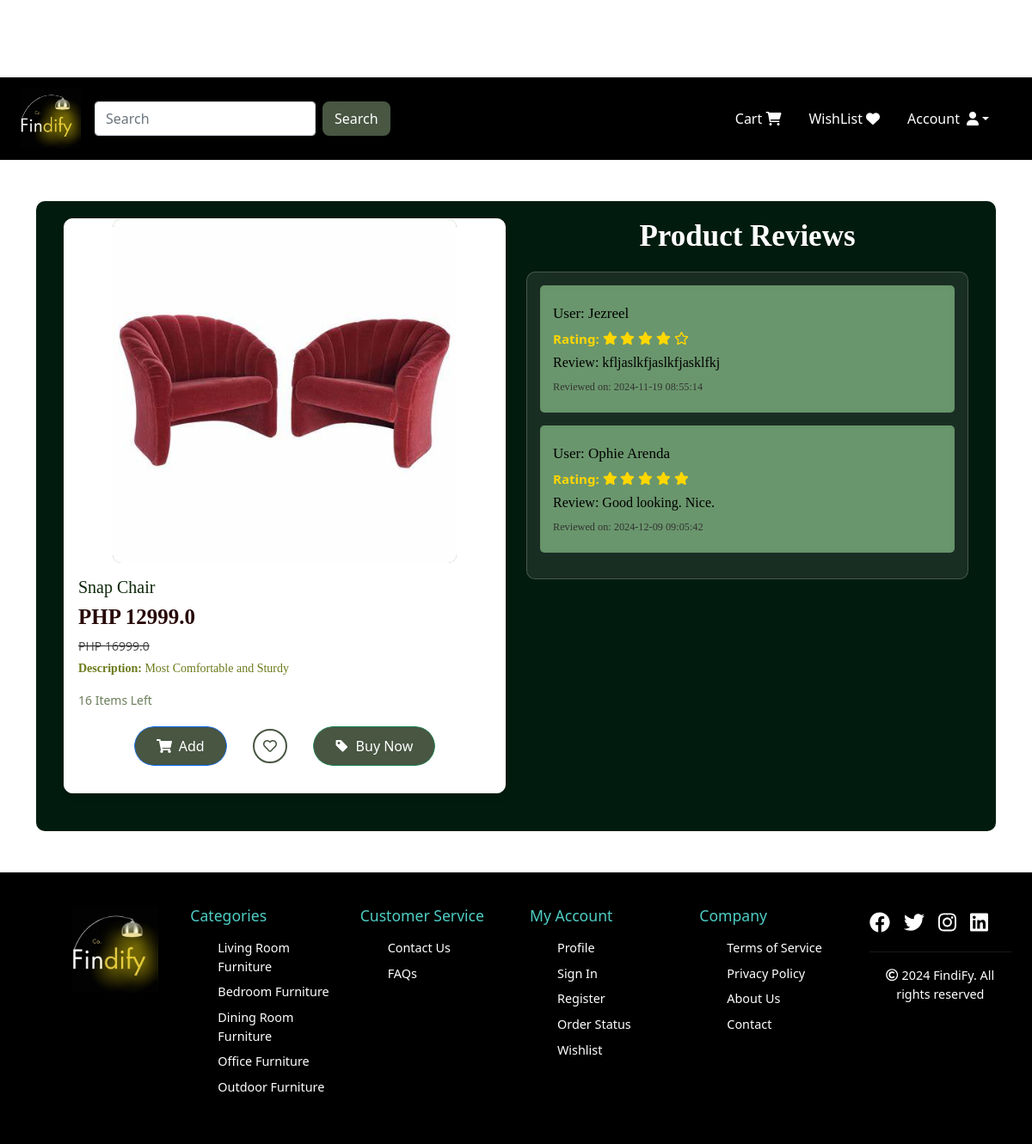
Screenshot of /view?product_id=4 with the database file from the repository.
### website/models.py (models this page shows, shortened)
class Product(db.Model):
    customer_id = db.Column(db.Integer, db.ForeignKey('customer.id'), nullable=False)
    seller_id = db.Column(db.Integer, db.ForeignKey('customer.id'), nullable=True)
    id = db.Column(db.Integer, primary_key=True)
    product_name = db.Column(db.String(100), nullable=False)
    current_price = db.Column(db.Float, nullable=False)
    previous_price = db.Column(db.Float, nullable=False)
    in_stock = db.Column(db.Integer, nullable=False)
    description = db.Column(db.String(200))
    product_picture = db.Column(db.String(1000), nullable=False)
    flash_sale = db.Column(db.Boolean, default=False)
    date_added = db.Column(db.DateTime, default=datetime.utcnow)
    category = db.Column(db.String)
    archived = db.Column(db.Integer, default=0)
    carts = db.relationship('Cart', backref=db.backref('product', lazy=True))
    orders = db.relationship('Order', backref=db.backref('product', lazy=True))

class Review(db.Model):
    __tablename__ = 'reviews'
    id = db.Column(db.Integer, primary_key=True)
    customer_id = db.Column(db.Integer, db.ForeignKey('customer.id'), nullable=False)  # Changed to customer_id
    product_id = db.Column(db.Integer, db.ForeignKey('product.id'), nullable=False)    # Changed to product_id
    review_text = db.Column(db.Text, nullable=False)
    rating = db.Column(db.Integer, nullable=False)
    review_date = db.Column(db.DateTime, default=datetime.utcnow, nullable=False)
    product = db.relationship('Product', backref='product_reviews', foreign_keys=[product_id])
    customer = db.relationship('Customer', backref='customer_reviews', foreign_keys=[customer_id])

class Customer(db.Model, UserMixin):
    id = db.Column(db.Integer, primary_key=True)
    email = db.Column(db.String(100), unique=True)
    username = db.Column(db.String(100))
    password_hash = db.Column(db.String(150))
    is_verified = db.Column(db.Integer, default = 0)
    date_joined = db.Column(db.DateTime(), default=datetime.utcnow)
    seller_id = db.Column(db.Integer, db.ForeignKey('customer.id'), nullable=True)
    address = db.Column(db.String(200))
    bir_number = db.Column(db.Integer)
    valid_id = db.Column(db.String)
    google_id = db.Column(db.String(150))
    profile_picture = db.Column(db.String(120))
    phone_number = db.Column(db.Integer)
    reset_token = db.Column(db.String(100), nullable=True)
    reset_token_expiration = db.Column(db.DateTime, nullable=True)
    cart_items = db.relationship('Cart', backref=db.backref('customer', lazy=True))
    orders = db.relationship('Order', backref=db.backref('customer', lazy=True))
    @property
    def password(self):
        raise AttributeError('Password is not a readable Attribute')

### website/views.py (the view)
@views.route('/view', methods=['GET'])
def view():
    product_id = request.args.get('product_id')
    if product_id:
        item = Product.query.get(product_id)
        if item:
            reviews = Review.query.filter_by(product_id=product_id).all()
            item_data = {
                'id': item.id,
                'product_name': item.product_name,
                'product_picture': item.product_picture,
                'current_price': item.current_price,
                'previous_price': item.previous_price,
                'description': item.description,
                'in_stock': item.in_stock
            }
            return render_template(
                'view.html',
                items=[item_data],  # Wrap in list to match existing template
                reviews=reviews,
                cart=Cart.query.filter_by(customer_link=current_user.id).all() if current_user.is_authenticated else []
            )
    flash('No product selected', 'error')
    return redirect(url_for('views.index'))

### website/templates/view.html (shortened to what this page needs)
{% extends 'base.html' %}
{% block body %}
<link rel="stylesheet" href="https://cdnjs.cloudflare.com/ajax/libs/font-awesome/6.0.0-beta3/css/all.min.css">
<div class="container my-5 fade-in">
    {% if items | length < 1 %}
        <h3 class="text-center" style="color: white;">No Details found</h3>
    {% else %}
        {% for item in items %}
        <div class="row product-details-container">
            <div class="col-lg-6 col-md-12 mb-4">
                <div class="product-card h-100">
                    <a href="{{ url_for('views.view', product_id=item.id) }}">
                        <div class="product-img-container">
                            <img src="{{ item.product_picture }}" alt="{{ item.product_name }}" class="product-img" id="product-img-{{ item.id }}" />
                        </div>
                    </a>
                    <div class="p-3">
                        <h5 class="product-title" style="font-family: 'Poppins'; color: #0d270a">{{ item.product_name }}</h5>
                        <h5 style="font-family: 'Poppins'; font-size: 25px; color:#270707; font-weight: bold;">PHP {{ item.current_price }}</h5>
                        <strike><p style="color: rgb(80, 79, 79);">PHP {{ item.previous_price }}</p></strike>
                        <p class="font-weight-bold" style="font-family: 'Poppins'; color: #6c7a1c"><strong>Description: </strong> {{ item.description }}</p>
                        <div class="my-3">
                            <p>{{ item.in_stock }} Items Left</p>
                        </div>
                        <div class="row justify-content-center g-1" style="margin: 0; display: flex; align-items: center;">
                            <div class="col-auto add-cart-btn" style="padding: 0;">
                                <a href="/add-to-cart/{{ item.id }}" class="btn btn-primary add-to-cart-btn" style="margin: 0;">
                                    <i class="fas fa-shopping-cart"></i> Add
                                </a>
                            </div>
                            <div class="col-auto add-cart-btn" style="padding: 0;">
                                <a href="/add-to-wishlist/{{ item.id }}" class="btn btn-secondary add-to-wishlist-btn" style="margin: 0;">
                                    <i class="far fa-heart"></i>
                                </a>
                            </div>
                            <div class="col-auto add-cart-btn" style="padding: 0;">
                                <a href="#" class="btn btn-success buy-now-btn" style="margin: 0;" data-product-id="{{ item.id }}" data-product-name="{{ item.product_name }}" data-product-price="{{ item.current_price }}" data-product-stock="{{ item.in_stock }}">
                                    <i class="bi bi-tag-fill"></i> Buy Now
                                </a>
                            </div>
                        </div>
                    </div>
                </div>
            </div>
            <div class="col-lg-6 col-md-12">
                <h3 class="text-center mb-3" style="font-family: 'Century Gothic'; font-weight: bold; font-size: 35px; color: #ffffff;">Product Reviews</h3>
                <div class="reviews-container">
                    {% if reviews %}
                        {% for review in reviews %}
                        <div class="review-card">
                            <p style="font-family: 'Poppins'; font-size: 17px; color: #000000;">User: {{ review.customer.username }}</p>
                            <p style="font-size: 16px;font-family: 'Poppins'f; font-size: 15px; color: gold;"><strong>Rating:</strong>
                                {% for i in range(1, 6) %}
                                    {% if i <= review.rating %}
                                        <i class="fas fa-star" style="color: gold; size: 16px;"></i>
                                    {% else %}
                                        <i class="far fa-star" style="color: gold; size: 16px;"></i>
                                    {% endif %}
                                {% endfor %}
                            </p>
                            <p style="font-size: 16px;font-family: 'Poppins'; color: #000000;">Review: {{ review.review_text }}</p>
                            <p style="font-family: 'Poppins'; color: #343533;"><small>Reviewed on: {{ review.review_date.strftime('%Y-%m-%d %H:%M:%S') }}</small></p>
                        </div>
                        {% endfor %}
                    {% else %}
                        <div class="text-center">
                            <h5 style="font-family: 'Century Gothic'; font-size: 30px; font-weight: bold; color: #e4e6a9;">No Available Reviews.</h5>
                            <p style="font-family: 'Poppins'; color: #c3d389;">Buy Now and check the product!</p>
                        </div>
                    {% endif %}
                </div>
            </div>
        </div>
        {% endfor %}
    {% endif %}
</div>
{% endblock %}

### website/static/css/style.css (style rules this page uses)
.add-cart-btn { position: relative; padding: 10px 20px; color: #6B7F5C; border-radius: 25px; font-size: 14px; font-weight: 500; cursor: pointer; overflow: hidden; transition: all 0.3s ease; display: inline-flex; align-items: center; gap: 8px; min-width: 100px; justify-content: center; text-decoration: none; }
.add-cart-btn i { font-size: 16px; transition: all 0.3s ease; }
.add-cart-btn { margin: 15px 0; }
.row p { color: #6B7F5C; font-size: 14px; margin: 5px 0; }
.add-cart-btn a { background-color: #485642; color: white; padding: 10px 25px; border-radius: 25px; text-decoration: none; display: inline-flex; align-items: center; gap: 8px; font-weight: 500; transition: all 0.3s ease; }
.btn-secondary { background-color: transparent !important; border: 2px solid #485642 !important; color: #485642 !important; border-radius: 50% !important; width: 40px; height: 40px; padding: 0 !important; display: flex !important; align-items: center; justify-content: center; transition: all 0.3s ease; }
.fade-in { animation: fadeIn 1.3s forwards; }

### website/static/css/style1.css (style rules this page uses)
body { background-color: #f4f6f9; font-family: Arial, sans-serif; }
.btn-primary { background-color: #353c32; border: none; color: #fff; padding: 0.5rem 1rem; font-size: 1rem; border-radius: 4px; transition: background-color 0.3s ease; }
body { font-family: Arial, sans-serif; background-color: #f8f9fa; color: #333; }
body { background: #485642; height: 100vh; width: 100%; margin: 0; background-attachment: fixed; background-repeat: no-repeat; background-size: cover; }
body { margin: 0; padding: 0; }
body { padding-top: 90px; }

### website/templates/view.html (style rules this page uses)
.product-details-container { background-color: #011b0f; border-radius: 10px; padding: 20px; }
.product-card { background-color: #ffffff; border: 1px solid #ffffff; border-radius: 10px; box-shadow: 0 4px 8px rgba(0, 0, 0, 0.1); height: 100%; }
.product-img-container { display: flex; justify-content: center; align-items: center; height: 400px; }
.product-img { width: 100%; max-width: 400px; height: auto; border-radius: 10px; object-fit: contain; background-color: #719666; }
.review-card { background-color: rgba(126, 182, 130, 0.747); border-radius: 5px; padding: 15px; margin-bottom: 15px; backdrop-filter: blur(5px); -webkit-backdrop-filter: blur(5px); }
.reviews-container { max-height: 600px; overflow-y: auto; background: rgba(240, 217, 217, 0.1); backdrop-filter: blur(10px); -webkit-backdrop-filter: blur(10px); border-radius: 10px; padding: 15px; border: 1px solid rgba(255, 255, 255, 0.2); margin-top: 20px; }
.add-to-cart-btn, .add-to-wishlist-btn, .buy-now-btn { transition: none; transform: none !important; }
.add-to-wishlist-btn { transition: all 0.3s ease; transform: scale(1); }
.buy-now-btn { transition: all 0.3s ease; transform: translateX(0); }
.btn { transform: none !important; }

### rows the page displays
Product: product_name "Snap Chair", current_price "12999.0", previous_price "16999.0", description "Most Comfortable and Sturdy", in_stock "16"
Review: customer.username "Jezreel", rating 4 (drawn), review_text "kfljaslkfjaslkfjasklfkj", review_date "2024-11-19 08:55:14"
Review: customer.username "Ophie Arenda", rating 5 (drawn), review_text "Good looking. Nice.", review_date "2024-12-09 09:05:42"
